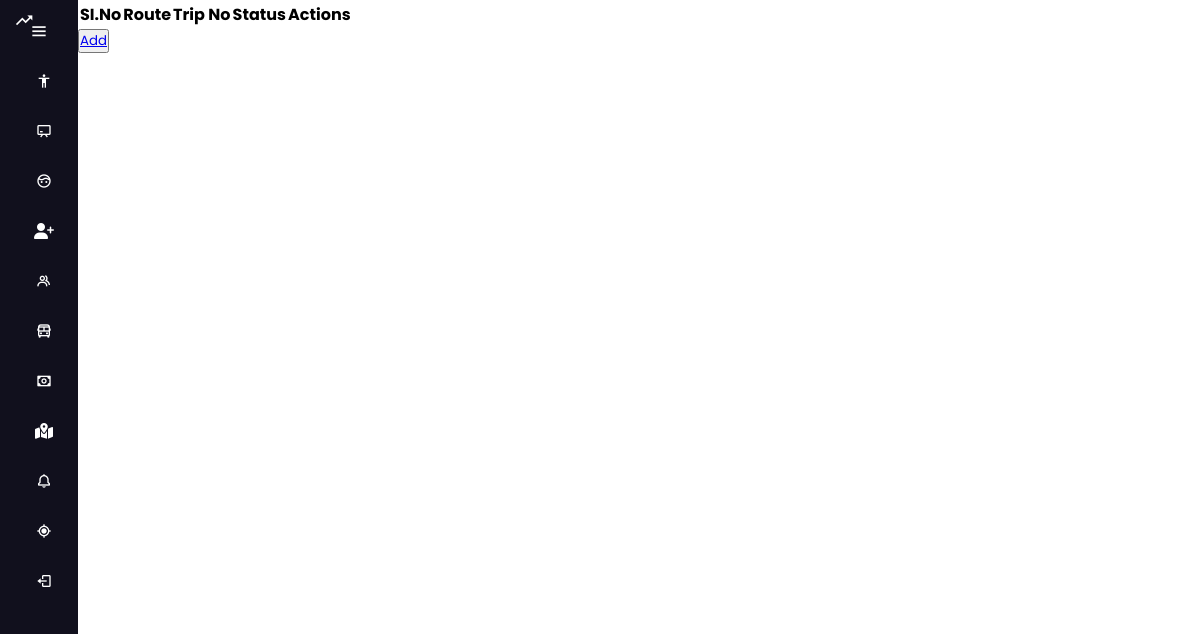
/administrator/Viewroute/, run on an earlier commit of the app's database.
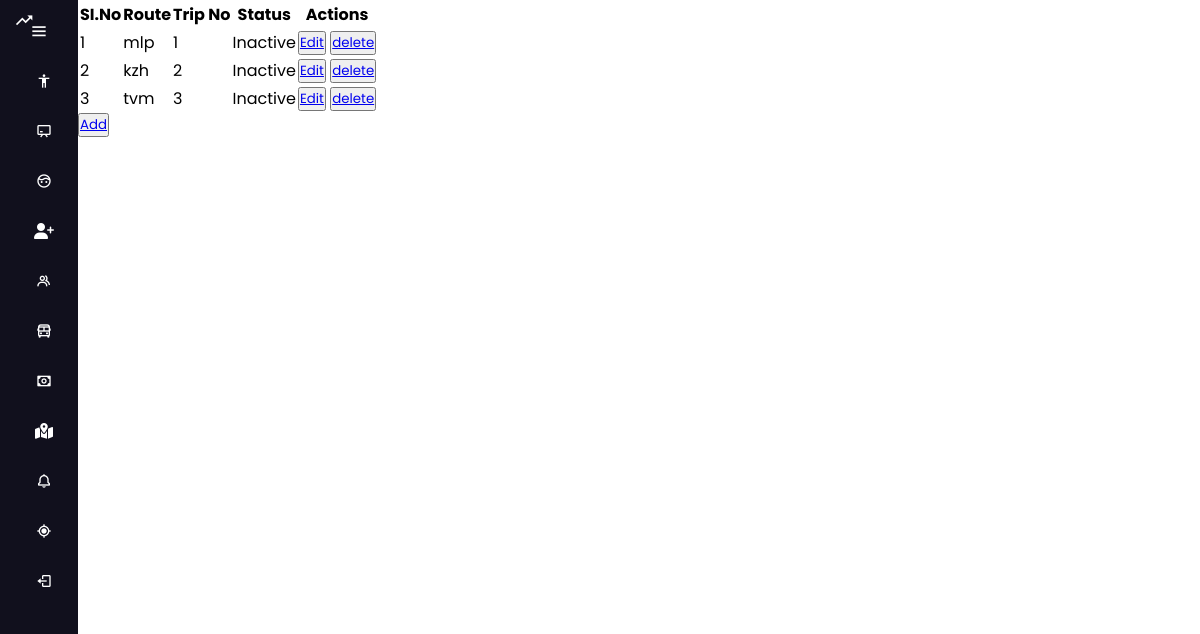
And on a later commit of the database.
### administrator/models.py (models this page shows)
class RouteTable(models.Model):
    route=models.CharField(max_length=10,null=True,blank=True)
    tripno=models.BigIntegerField(null=True,blank=True)
    status=models.CharField(max_length=10,null=True,blank=True)
    created_at=models.DateTimeField(auto_now_add=True, null=True, blank=True)
    updated_at = models.DateTimeField(auto_now_add=True, null=True, blank=True)

### administrator/views.py (the view)
# urls.py: path('Viewroute/',ViewRoute.as_view(),name="vroute_page"),
class ViewRoute(View):
    def get(self, request):
        route_obj =RouteTable.objects.all()
        return render(request, "administrator/route/view_route.html", {'val': route_obj})

### templates/administrator/route/view_route.html (shortened to what this page needs)
{% extends 'administrator/admindashboard.html' %}
{% load static %}
{% block body %}
<html lang="en">
<head>
    <link rel="stylesheet" href="">
</head>
<body>
    <div class="container">
        <table class="route-table">
            <tr>
                <th>SI.No</th>
                <th>Route</th>
                <th>Trip No</th>
                <th>Status</th>
                <th>Actions</th>
            </tr>
            {% for i in val %}
            <tr>
                <td>{{ forloop.counter }}</td>
                <td>{{ i.route }}</td>
                <td>{{ i.tripno }}</td>
                <td>
                    {% if i.status == 'Active' %}
                    <span class="status active">Active</span>
                    {% else %}
                    <span class="status inactive">Inactive</span>
                    {% endif %}
                </td>
                <td>
                        <button class="action-btn edit-btn"><a href="/administrator/editbusroute/{{i.id}}/">Edit</a></button>
                        <button class="action-btn delete-btn"><a href="/administrator/Deletebusroute/{{i.id}}/">delete</a></button>
                    </td>
                </tr>
                {% endfor %}
        </table>
        <button class="add-btn"><a href="{% url 'addroute_page' %}">Add</a></button>
    </div>
</body>
</html>
{% endblock %}

What changed in the data, as far as the page shows it:
added RouteTable: route "mlp", tripno "1", status "Inactive"
added RouteTable: route "kzh", tripno "2", status "Inactive"
added RouteTable: route "tvm", tripno "3", status "Inactive"
